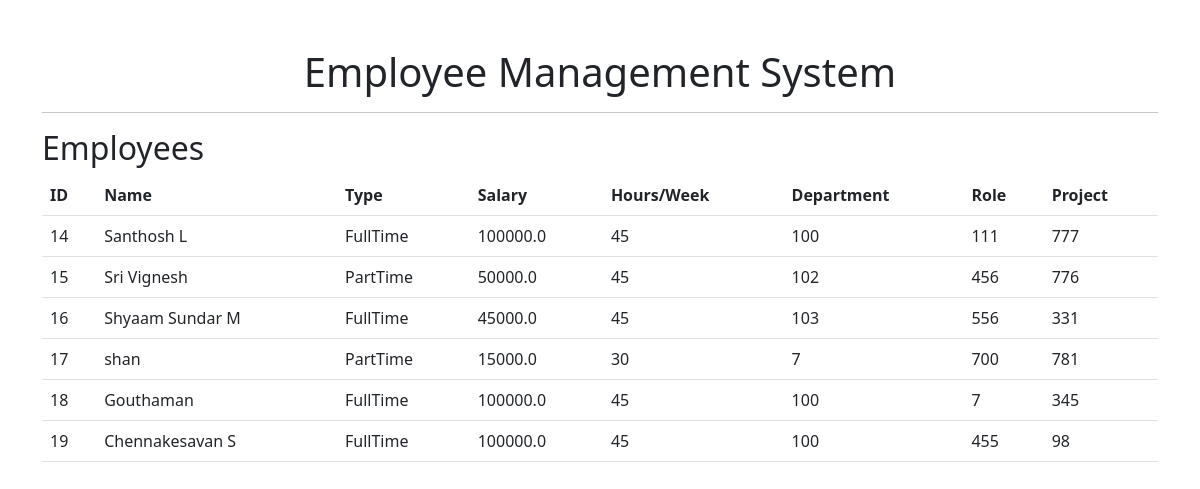
The app's page /view_employees with its own data.
### tables this page shows
CREATE TABLE employees (
                        id INTEGER PRIMARY KEY AUTOINCREMENT,
                        name TEXT,
                        type TEXT,
                        salary REAL,
                        hours_per_week INTEGER,
                        department_id INTEGER,
                        role_id INTEGER,
                        project_id INTEGER
                    );

### app.py (the view)
@app.route('/view_employees')
def view_employees():
    employees = employee_service.get_all_employees_with_details()
    return render_template('view_employees.html', employees=employees)

### dao/employee_dao.py (called while the page is built)
    @staticmethod
    def get_all_employees_with_details():
        connection = sqlite3.connect(DATABASE_PATH)
        cursor = connection.cursor()
        cursor.execute('''SELECT * FROM EMPLOYEES''')
        employees = cursor.fetchall()
        connection.close()
        return employees

### employee_management_system/services/employee_service.py (called while the page is built)
def get_all_employees_with_details():
    return EmployeeDAO.get_all_employees_with_details()

### templates/view_employees.html (shortened to what this page needs)
<!DOCTYPE html>
<html lang="en">
<head>
</head>
<body>
    {% extends "base.html" %}
{% block content %}
<h2>Employees</h2>
<table class="table">
    <thead>
        <tr>
            <th>ID</th>
            <th>Name</th>
            <th>Type</th>
            <th>Salary</th>
            <th>Hours/Week</th>
            <th>Department</th>
            <th>Role</th>
            <th>Project</th>
        </tr>
    </thead>
    <tbody>
        {% for employee in employees %}
        <tr>
            <td>{{ employee[0] }}</td>
            <td>{{ employee[1] }}</td>
            <td>{{ employee[2] }}</td>
            <td>{{ employee[3] }}</td>
            <td>{{ employee[4] }}</td>
            <td>{{ employee[5] }}</td>
            <td>{{ employee[6] }}</td>
            <td>{{ employee[7] }}</td>
        </tr>
        {% endfor %}
    </tbody>
</table>
{% endblock %}

### templates/base.html (shortened to what this page needs)
<!DOCTYPE html>
<html lang="en">
<head>
    <link rel="stylesheet" href="https://cdnjs.cloudflare.com/ajax/libs/bootstrap/5.3.0/css/bootstrap.min.css">
</head>
<body>
    <div class="container mt-5">
        <h1 class="text-center">Employee Management System</h1>
        <hr>
        {% block content %}{% endblock %}
    </div>
</body>
</html>

### records on screen
employees: id "14", name "Santhosh L", type "FullTime", salary "100000.0", hours_per_week "45", department "100", role "111", project "777"
employees: id "15", name "Sri Vignesh", type "PartTime", salary "50000.0", hours_per_week "45", department "102", role "456", project "776"
employees: id "16", name "Shyaam Sundar M", type "FullTime", salary "45000.0", hours_per_week "45", department "103", role "556", project "331"
employees: id "17", name "shan", type "PartTime", salary "15000.0", hours_per_week "30", department "7", role "700", project "781"
employees: id "18", name "Gouthaman", type "FullTime", salary "100000.0", hours_per_week "45", department "100", role "7", project "345"
employees: id "19", name "Chennakesavan S", type "FullTime", salary "100000.0", hours_per_week "45", department "100", role "455", project "98"
